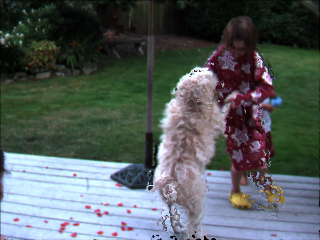
//> input picture Project_5/proj5-2-2/proj5-2-2-Remapped_Images/proj5-2-2-Seq0-Remap-0.png, 320 x 240 px
$ ./proj5-2-2 proj5-2-2-Remapped_Images/proj5-2-2-Seq0-Remap-0.png proj5-2-2-Remapped_Images/proj5-2-2-Seq0-Remap-1.png   (built with g++ and OpenCV 4)
//> lines starting //> are read from the running program, lines starting //| are printed output that depends on the picture
/**
 * @file proj5-2-2.cpp
 * @brief Reduce (Gaussian Pyramid)
 * @author A. Huaman
 */
#include "opencv2/imgproc/imgproc.hpp"
#include "opencv2/highgui/highgui.hpp"
#include "opencv2/video/tracking.hpp"
#include <stdlib.h>
#include <stdio.h>
#include <iostream>
#include <ctime>
#include <vector>

#include "LK.h"

/**
 * @function main
 */
int main( int argc, char* argv[] ) {

    /// Read image
    if( argc < 3 )
    { printf("You moron! I need at least two images \n"); return -1; }

    /// Load images grayscale
    cv::Mat img1C = cv::imread( argv[1], 1 );
//> img1C is the input picture: 240 rows x 320 cols, CV_8UC3; mean B, G, R 94.5, 94.1, 85.8
    cv::Mat img2C = cv::imread( argv[2], 1 );
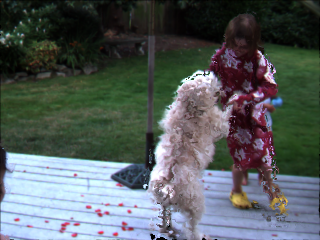
//> input picture Project_5/proj5-2-2/proj5-2-2-Remapped_Images/proj5-2-2-Seq0-Remap-1.png, 320 x 240 px
//> img2C is the input picture: 240 rows x 320 cols, CV_8UC3; mean B, G, R 94.3, 93.9, 86.3
    cv::Mat img1, img2;

    cvtColor( img1C, img1, CV_BGR2GRAY );
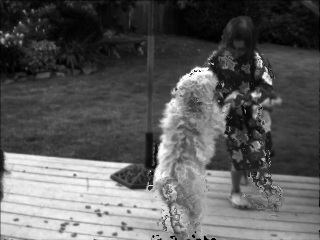
//> img1: 240 rows x 320 cols, CV_8UC1; min 0, max 255, mean 91.7
    cvtColor( img2C, img2, CV_BGR2GRAY );
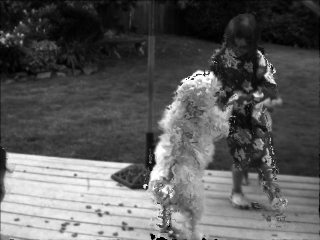
//> img2: 240 rows x 320 cols, CV_8UC1; min 0, max 255, mean 91.7

    /// Create flow image
    cv::Mat u, v;
//> (the run ends here: the program needs code that is not available in this run, at `LK lk;`)
